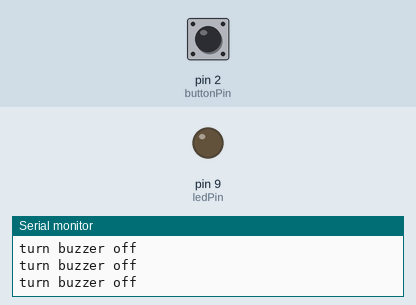
Recording of a sketch running on a simulated Arduino Uno, built with avr-gcc and run on an emulated ATmega328P. On the bench: output pins drawn as LEDs (lit = HIGH), the last lines printed to the serial monitor. Inputs (shaded band) come from the test bench; at power-on: pin 2 (buttonPin) LOW.

Above: at 1.8 s.
1.9 s: pin 2 (buttonPin) pulled HIGH for 0.6 s
At 2.4 s:
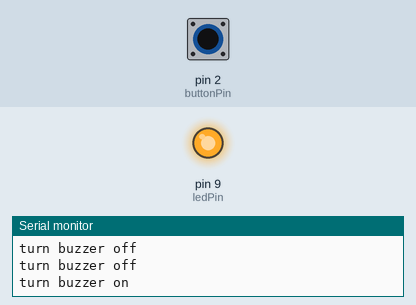
4.0 s: pin 2 (buttonPin) pulled HIGH for 3.2 s
At 8.3 s:
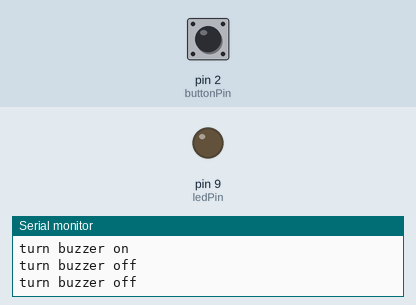
Timing chart, 0 to 9.8 s (numbered marks = the images above; inputs shaded):
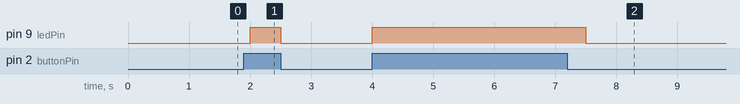

Measured:
- after the input at 1.9 s, pin 9 (ledPin): LOW → HIGH after 0.10 s, → LOW 0.50 s later
- after the input at 4.0 s, pin 9 (ledPin): LOW → HIGH at once, → LOW 3.5 s later

The sketch:

sketch_sep25a.ino
```cpp
 int buttonPin = 2;
 int ledPin =  9;
 int buttonState = 0;

void setup() {
Serial.begin(9600);
  pinMode(ledPin, OUTPUT);
  pinMode(buttonPin, INPUT);
}

void loop(){

  // read the state of the pushbutton value:
  buttonState = digitalRead(buttonPin);

  if (buttonState == HIGH) {
    // turn buzzer on:
    Serial.println("turn buzzer on");
    digitalWrite(ledPin, HIGH);
  }
  else {
    // turn buzzer off:
    Serial.println("turn buzzer off");
    digitalWrite(ledPin, LOW);
  }
  delay(500);
}
```
